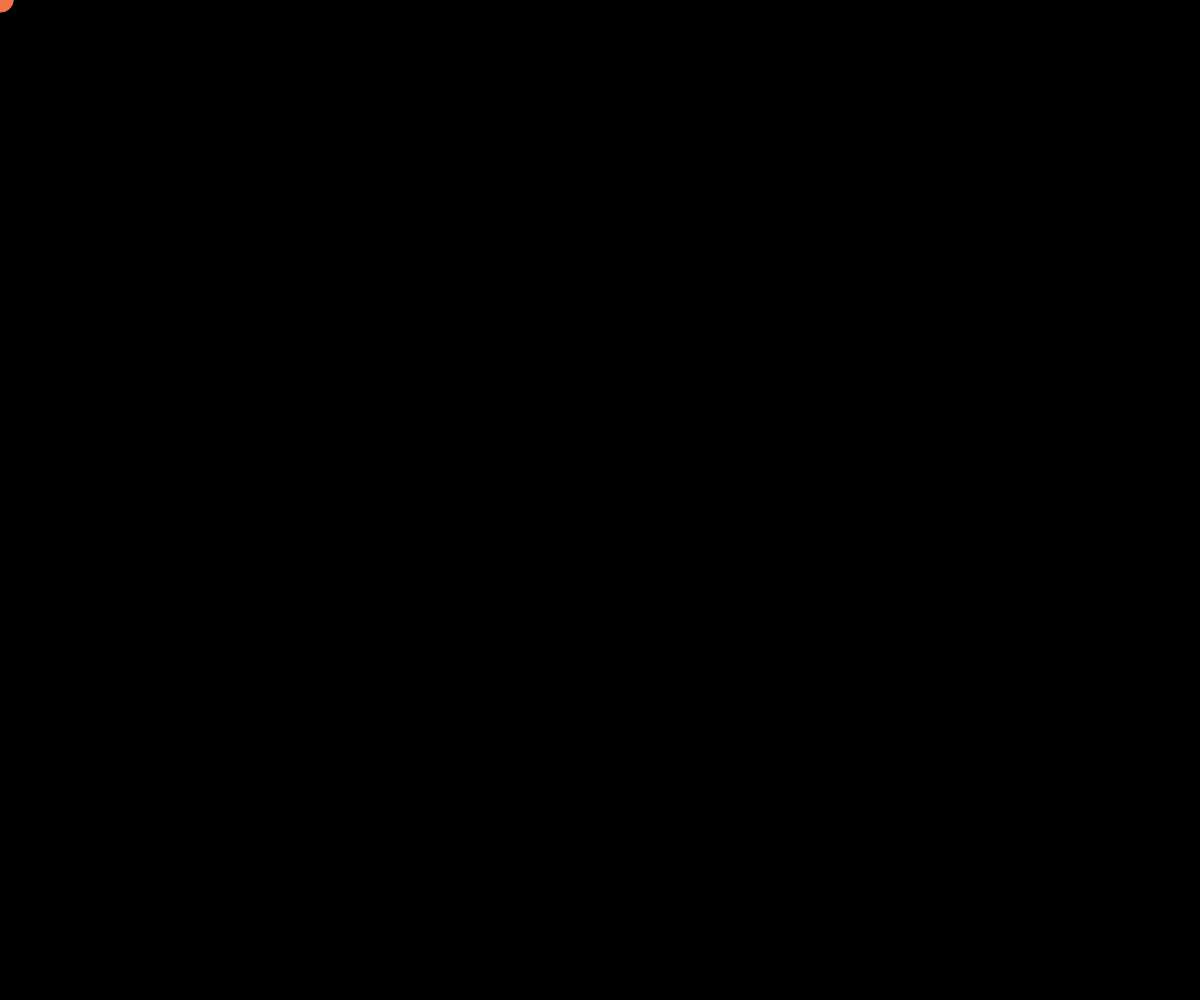
Frame 1 (no input)
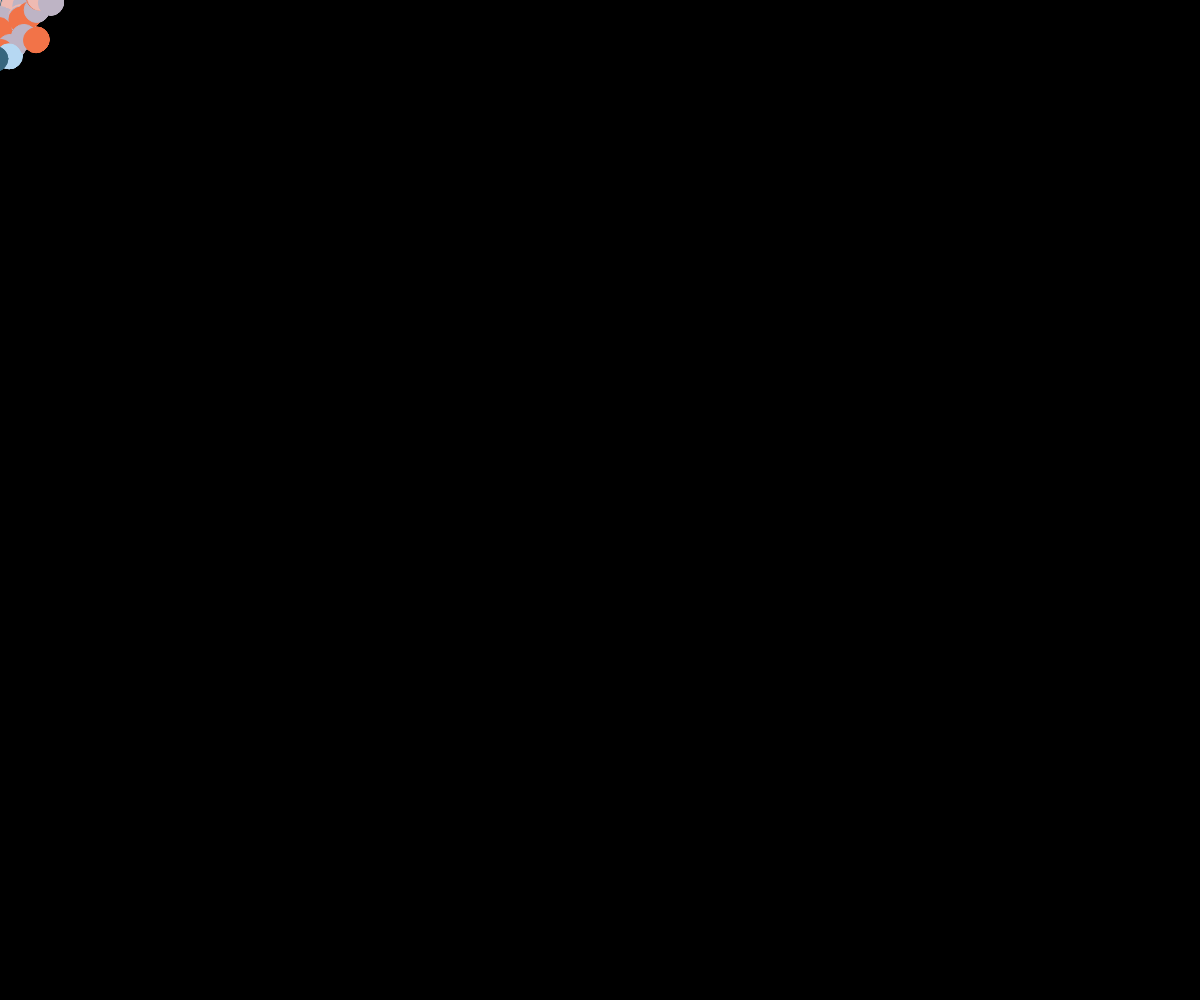
Frame 60 (no input)
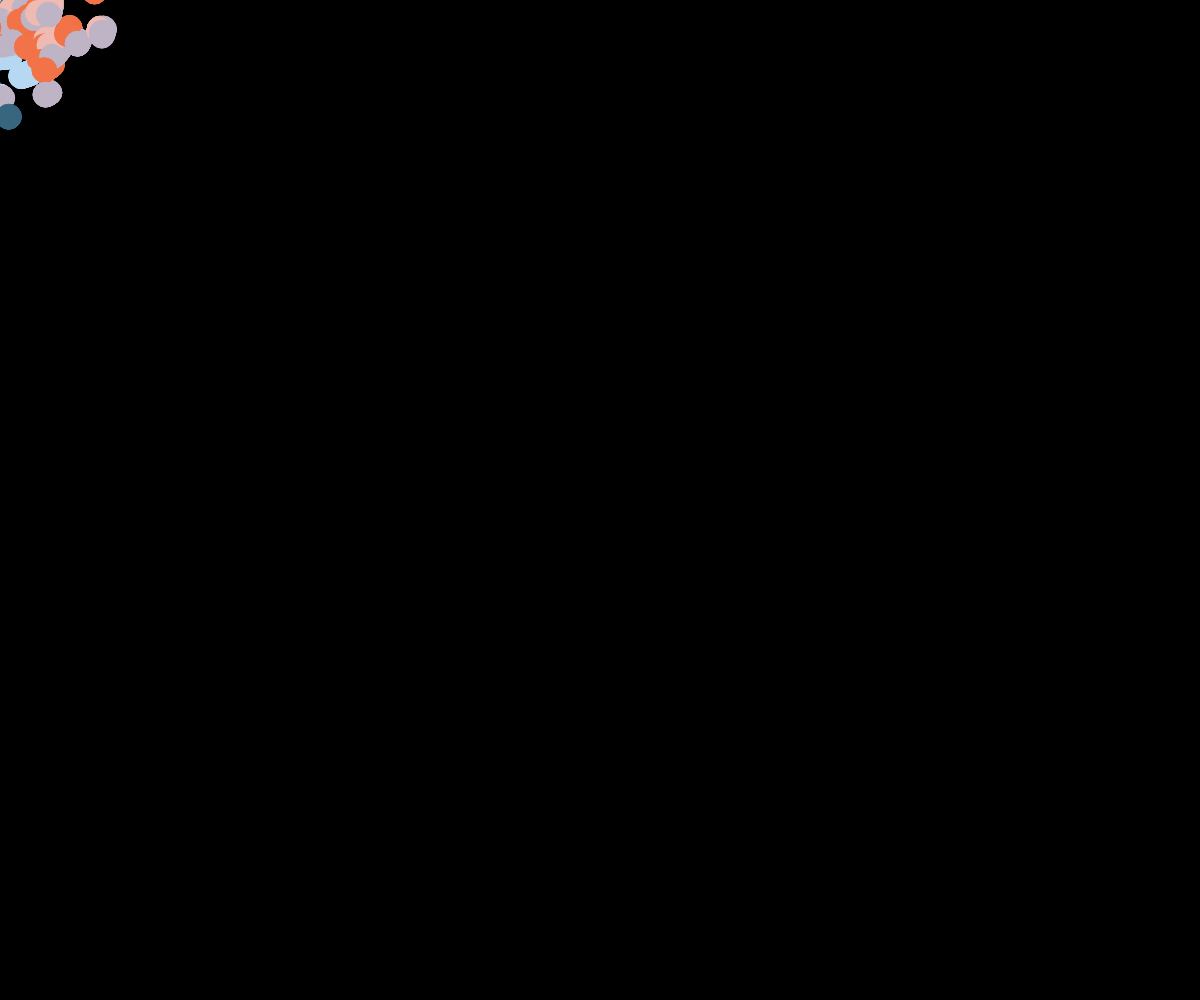
Frame 120 (the mouse pressed at the canvas centre since frame 60)

The p5.js sketch that drew these frames (run headless with seeded random() and noise() and a simulated clock; from frame 60 on, the mouse is pressed at the canvas centre):

// p5.js sketch
// ── sketch.js
var p = [];
let current = 1;
var colors = [new clr(33, 139, 130), new clr(182, 216, 242), new clr(238, 186, 178), new clr(190, 180, 197), new clr(242, 115, 72), new clr(55, 102, 126)]

function setup() {
  createCanvas(window.innerWidth, window.innerHeight);
  background(0);
  frameRate(60);

  console.log(colors)
  p.push(new particle());
  current++;
}

function draw() {
  for (let i = 0; i < p.length; i++) {
    p[i].draw();
  }
  p.push(new particle());
  current++;
}

function clr(r, g, b) {
  this.r = r;
  this.g = g;
  this.b = b;
}


function particle() {
  this.rad = current;
  this.angle = random(0, 360);
  this.delta = random(0.001, 0.007);

  this.x = this.rad * cos(this.angle);
  this.y = this.rad * sin(this.angle);

  this.c = round(random(1, 5))

  this.r = colors[this.c].r;
  this.g = colors[this.c].g;
  this.b = colors[this.c].b;

  this.update = function () {
    this.angle += this.delta;
    this.x = this.rad * cos(this.angle);
    this.y = this.rad * sin(this.angle);
  }

  this.draw = function () {
    this.update();
    fill(this.r, this.g, this.b)
    stroke(this.r, this.g, this.b)
    circle(this.x, this.y, 25)
  }
}
